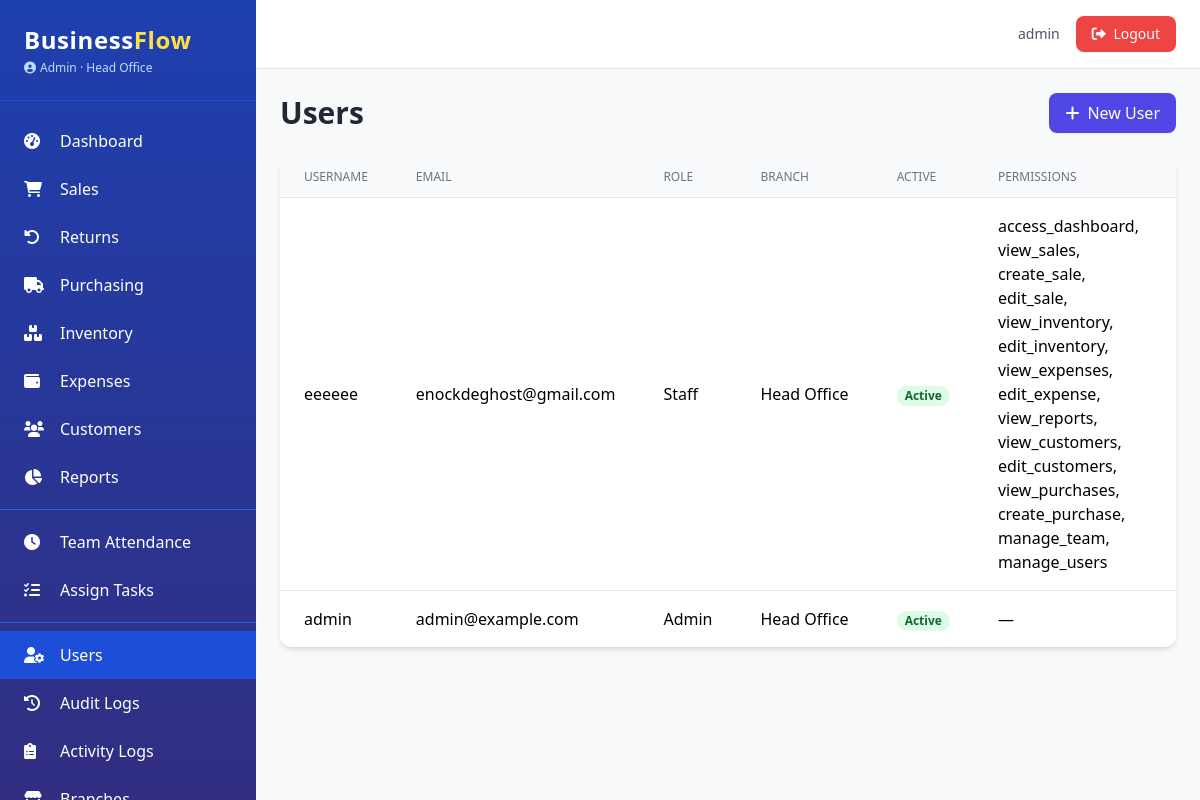
The app's page /admin/users (signed in), older data.
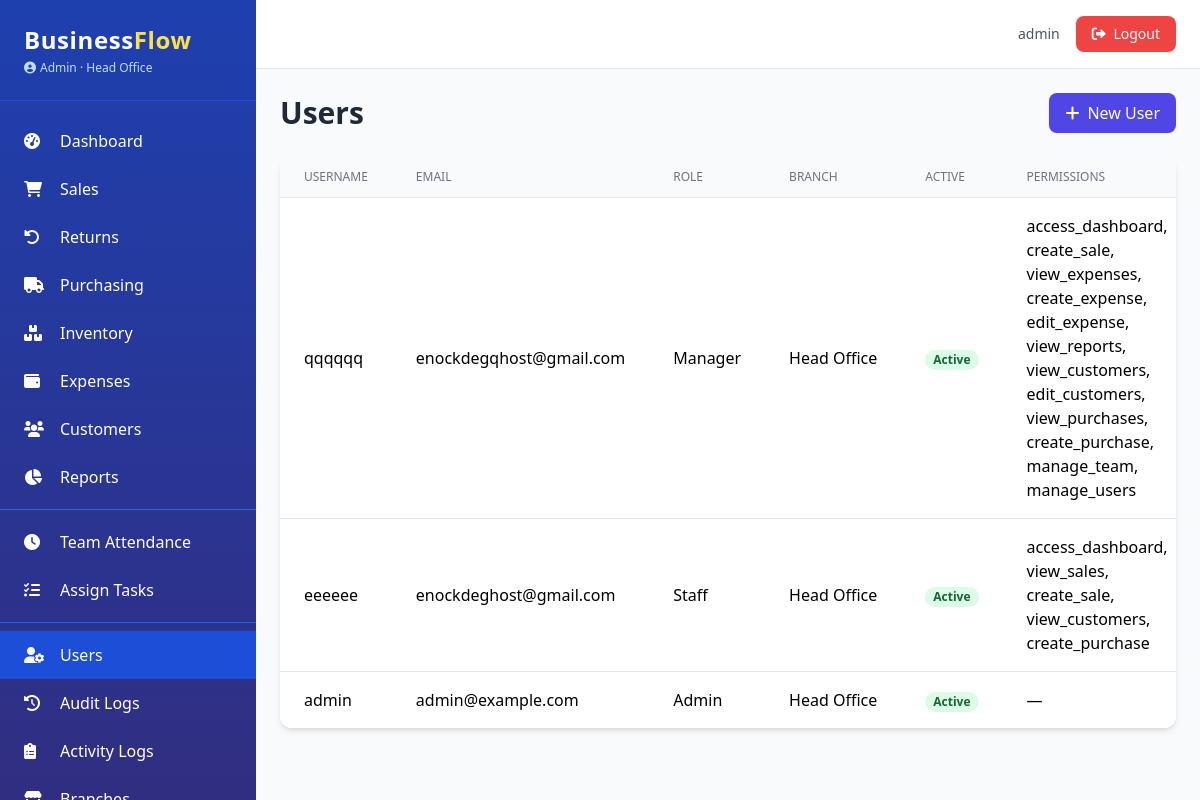
The same page, newer data.
### app.py (models this page shows, shortened)
class AuditMixin:
    @declared_attr
    def created_at(cls):
        return db.Column(db.DateTime, default=datetime.utcnow)

class SoftDeleteMixin:
    @classmethod
    def query_active(cls):
        return cls.query.filter(cls.deleted_at.is_(None))

class User(UserMixin, db.Model, AuditMixin, SoftDeleteMixin):
    __tablename__ = 'users'
    id = db.Column(db.Integer, primary_key=True)
    username = db.Column(db.String(80), unique=True, nullable=False)
    email = db.Column(db.String(120), unique=True, nullable=False)
    password_hash = db.Column(db.String(200), nullable=False)
    role = db.Column(db.String(20), nullable=False, default='Staff')
    branch_id = db.Column(db.Integer, db.ForeignKey('branches.id'), nullable=True)
    active = db.Column(db.Boolean, default=True)
    locale = db.Column(db.String(5), default='en')
    phone = db.Column(db.String(20))
    avatar = db.Column(db.String(200))
    last_login = db.Column(db.DateTime)
    branch = db.relationship('Branch', backref='users')
    permissions = db.Column(db.JSON, default=list)
    salary = db.Column(db.Float, nullable=True)
    pay_cycle = db.Column(db.String(20), default='monthly')
    bank_account = db.Column(db.String(50))
    tax_id = db.Column(db.String(50))
    @property
    def is_admin(self):
        return self.role == 'Admin'
    def has_permission(self, perm):
        if self.is_admin:
            return True
        return perm in (self.permissions or [])

class Branch(db.Model):
    __tablename__ = 'branches'
    id = db.Column(db.Integer, primary_key=True)
    name = db.Column(db.String(100), nullable=False)
    location = db.Column(db.String(200))
    phone = db.Column(db.String(20))
    email = db.Column(db.String(120))
    is_active = db.Column(db.Boolean, default=True)
    currency = db.Column(db.String(3), default='USD')
    created_at = db.Column(db.DateTime, default=datetime.utcnow)

### app.py (the view)
@admin_bp.route('/users')
@login_required
@admin_required
def users():
    page = request.args.get('page', 1, type=int)
    per_page = app.config.get('ITEMS_PER_PAGE', 20)
    pagination = User.query_active().order_by(User.created_at.desc()).paginate(page=page, per_page=per_page, error_out=False)
    return render_template('admin/users.html', pagination=pagination)

### app.py (called while the page is built)
@login_manager.user_loader
def load_user(user_id):
    return User.query_active().filter_by(id=int(user_id)).first()

def admin_required(f):
    @wraps(f)
    def decorated(*args, **kwargs):
        if not current_user.is_authenticated or not current_user.is_admin:
            abort(403)
        return f(*args, **kwargs)
    return decorated

@app.context_processor
def inject_now():
    return {'now': datetime.utcnow(), 'current_year': datetime.utcnow().year}

### templates/admin/users.html (shortened to what this page needs)
{% extends "base.html" %}
{% block content %}
<div class="flex justify-between items-center mb-6">
    <h1 class="text-3xl font-bold text-gray-800">Users</h1>
    <a href="{{ url_for('admin.new_user') }}" class="bg-indigo-600 hover:bg-indigo-700 text-white px-4 py-2 rounded-lg shadow-sm">
        <i class="fas fa-plus mr-2"></i>New User
    </a>
</div>
<div class="bg-white rounded-xl shadow-md overflow-hidden">
    <table class="min-w-full divide-y divide-gray-200">
        <thead class="bg-gray-50">
            <tr>
                <th class="px-6 py-3 text-left text-xs font-medium text-gray-500 uppercase">Username</th>
                <th class="px-6 py-3 text-left text-xs font-medium text-gray-500 uppercase">Email</th>
                <th class="px-6 py-3 text-left text-xs font-medium text-gray-500 uppercase">Role</th>
                <th class="px-6 py-3 text-left text-xs font-medium text-gray-500 uppercase">Branch</th>
                <th class="px-6 py-3 text-left text-xs font-medium text-gray-500 uppercase">Active</th>
                <th class="px-6 py-3 text-left text-xs font-medium text-gray-500 uppercase">Permissions</th>
                <th class="px-6 py-3 text-left text-xs font-medium text-gray-500 uppercase">Actions</th>
            </tr>
        </thead>
        <tbody class="bg-white divide-y divide-gray-200">
            {% for user in pagination.items %}
            <tr class="hover:bg-gray-50">
                <td class="px-6 py-4 whitespace-nowrap">{{ user.username }}</td>
                <td class="px-6 py-4 whitespace-nowrap">{{ user.email }}</td>
                <td class="px-6 py-4 whitespace-nowrap">{{ user.role }}</td>
                <td class="px-6 py-4 whitespace-nowrap">{{ user.branch.name if user.branch else '—' }}</td>
                <td class="px-6 py-4 whitespace-nowrap">
                    {% if user.active %}<span class="px-2 inline-flex text-xs leading-5 font-semibold rounded-full bg-green-100 text-green-800">Active</span>
                    {% else %}<span class="px-2 inline-flex text-xs leading-5 font-semibold rounded-full bg-red-100 text-red-800">Inactive</span>{% endif %}
                </td>
                <td class="px-6 py-4">{{ user.permissions|join(', ') if user.permissions else '—' }}</td>
                <td class="px-6 py-4 whitespace-nowrap">
                </td>
            </tr>
            {% endfor %}
        </tbody>
    </table>
</div>
{% endblock %}

### templates/base.html (shortened to what the changed rows need)
<!DOCTYPE html>
<html lang="en">
<head>
    <script src="https://cdn.tailwindcss.com"></script>
    <link rel="stylesheet" href="https://cdnjs.cloudflare.com/ajax/libs/font-awesome/6.0.0-beta3/css/all.min.css">
</head>
<body class="bg-gray-50 font-sans antialiased">
    <div class="flex h-screen">
        <aside class="w-64 bg-gradient-to-b from-blue-800 to-indigo-900 text-white flex-shrink-0 hidden md:block overflow-y-auto shadow-xl">
            <div class="p-6 border-b border-blue-700">
                <h1 class="text-2xl font-bold tracking-wide">Business<span class="text-yellow-300">Flow</span></h1>
                <p class="text-xs text-blue-200 mt-1 flex items-center">
                    <i class="fas fa-user-circle mr-1"></i> {{ current_user.role }}
                    {% if current_user.branch %}
                        · {{ current_user.branch.name }}
                    {% endif %}
                </p>
            </div>
        </aside>
        <div class="flex-1 flex flex-col overflow-hidden">
            <header class="bg-white shadow-sm border-b border-gray-200">
                <div class="flex justify-between items-center py-4 px-6">
                    <div class="flex items-center space-x-4 ml-auto">
                        <span class="text-sm text-gray-600">{{ current_user.username }}</span>
                        <a href="{{ url_for('auth.logout') }}" class="bg-red-500 hover:bg-red-600 text-white px-4 py-2 rounded-lg text-sm transition shadow-sm">
                            <i class="fas fa-sign-out-alt mr-1"></i> Logout
                        </a>
                    </div>
                </div>
            </header>
            <main class="flex-1 overflow-y-auto p-6 bg-gray-50">
                {% block content %}{% endblock %}
            </main>
        </div>
    </div>
</body>
</html>

Row changes from the older to the newer data that the page shows:
added User: username "qqqqqq", email "enockdegqhost@gmail.com", role "Manager", branch "Head Office", active "Active", permissions "access_dashboard, create_sale, view_expenses, create_expense, edit_expense, view_reports, view_customers, edit_customers, view_purchases, create_purchase, manage_team, manage_users"
changed User "eeeeee": permissions "access_dashboard, view_sales, create_sale, edit_sale, view_inventory, edit_inventory, view_expenses, edit_expense, view_reports, view_customers, edit_customers, view_purchases, create_purchase, manage_team, manage_users" → "access_dashboard, view_sales, create_sale, view_customers, create_purchase"
